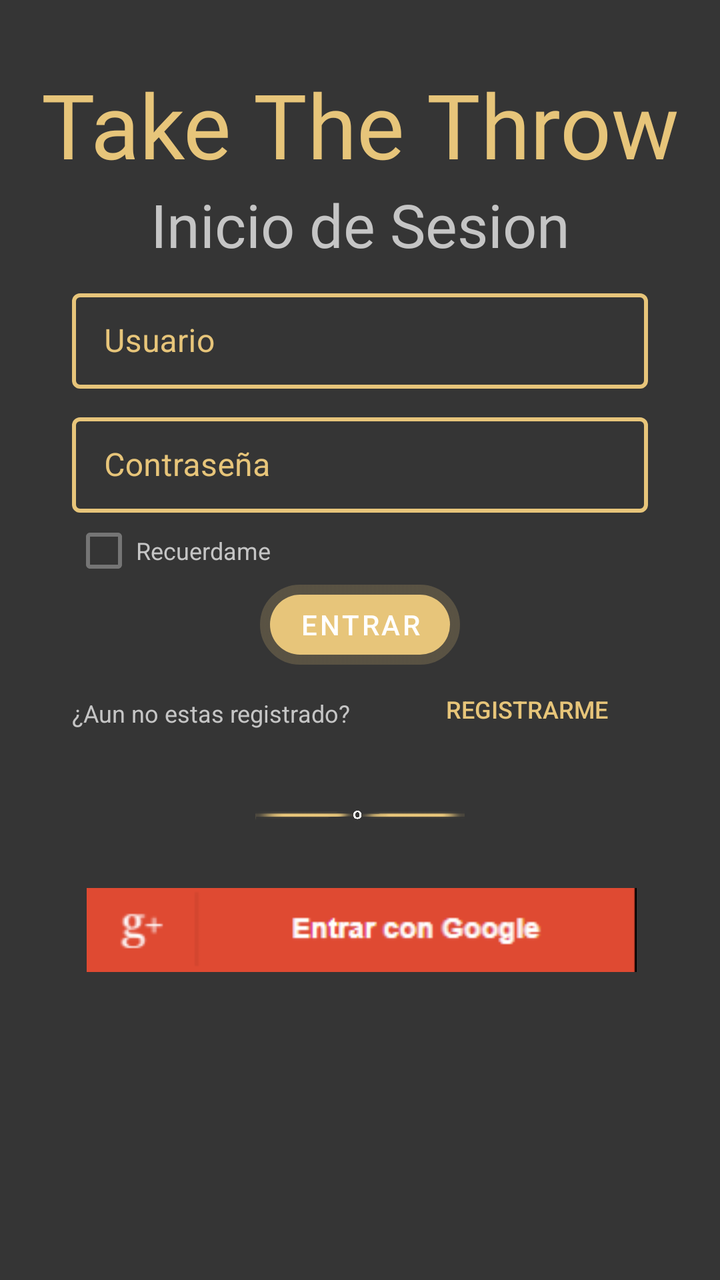
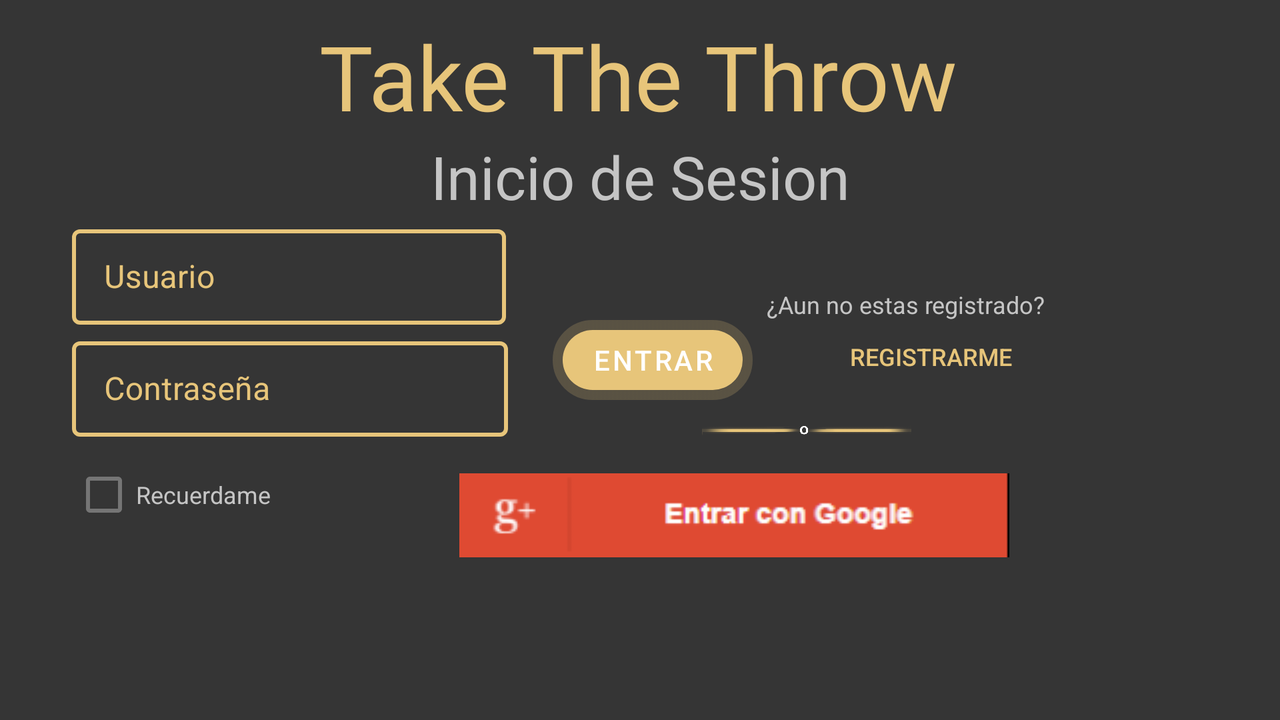

Two renders of one Android screen. The first uses the default layout on a phone; the second uses the alternative layout the repository ships for a different screen configuration, on a matching device. The two XML files are below.
<!-- AndroidManifest.xml: application theme Theme.Alvaro_Gordillo_Alumno_Tarea6 -->
<!-- res/layout/activity_login.xml -->
<?xml version="1.0" encoding="utf-8"?>
<androidx.constraintlayout.widget.ConstraintLayout xmlns:android="http://schemas.android.com/apk/res/android"
    xmlns:app="http://schemas.android.com/apk/res-auto"
    xmlns:tools="http://schemas.android.com/tools"
    android:layout_width="match_parent"
    android:layout_height="match_parent"
    android:background="@color/Fondo"
    tools:context=".LoginActivity">

    <androidx.constraintlayout.widget.Guideline
        android:id="@+id/gdlStart"
        android:layout_width="wrap_content"
        android:layout_height="wrap_content"
        android:orientation="vertical"
        app:layout_constraintGuide_begin="36dp" />

    <androidx.constraintlayout.widget.Guideline
        android:id="@+id/gdlEnd"
        android:layout_width="wrap_content"
        android:layout_height="wrap_content"
        android:orientation="vertical"
        app:layout_constraintGuide_end="36dp" />

    <ImageView
        android:id="@+id/image_kenFondo"
        android:layout_width="503dp"
        android:layout_height="642dp"
        android:contentDescription="TODO"
        app:layout_constraintEnd_toEndOf="parent"
        app:layout_constraintHorizontal_bias="0.497"
        app:layout_constraintStart_toStartOf="parent"
        app:layout_constraintTop_toTopOf="parent"
        app:srcCompat="@drawable/kenfondo_login" />

    <TextView
        android:id="@+id/txt_Login_Title"
        android:layout_width="wrap_content"
        android:layout_height="wrap_content"
        android:layout_marginTop="32dp"
        android:fontFamily="@font/bigshouldersstenciltextsemibold"
        android:text="@string/SplashText"
        android:textColor="@color/SecundaryColor"
        android:textSize="45sp"
        app:layout_constraintEnd_toEndOf="parent"
        app:layout_constraintHorizontal_bias="0.497"
        app:layout_constraintStart_toStartOf="parent"
        app:layout_constraintTop_toTopOf="parent" />

    <TextView
        android:id="@+id/txt_Login_Subtitle"
        android:layout_width="wrap_content"
        android:layout_height="wrap_content"
        android:fontFamily="@font/bigshouldersstenciltextsemibold"
        android:text="@string/Login"
        android:textColor="@color/Gris"
        android:textSize="30sp"
        app:layout_constraintEnd_toStartOf="@+id/gdlEnd"
        app:layout_constraintStart_toStartOf="@+id/gdlStart"
        app:layout_constraintTop_toBottomOf="@+id/txt_Login_Title" />

    <com.google.android.material.textfield.TextInputLayout
        android:id="@+id/tie_Usuario_Registro"
        style="@style/LoginTextInputLayoutStyle"
        android:layout_width="0dp"
        android:layout_height="wrap_content"
        android:layout_marginTop="8dp"
        android:textColorHint="@color/SecundaryColor"
        app:hintTextAppearance="@style/TextAppearance.AppCompat.Body1"
        app:hintTextColor="@color/SecundaryColor"
        app:layout_constraintEnd_toStartOf="@+id/gdlEnd"
        app:layout_constraintHorizontal_bias="0.0"
        app:layout_constraintStart_toStartOf="@+id/gdlStart"
        app:layout_constraintTop_toBottomOf="@+id/txt_Login_Subtitle">

        <com.google.android.material.textfield.TextInputEditText
            android:layout_width="match_parent"
            android:layout_height="wrap_content"
            android:hint="@string/user_help_til"
            android:textColor="@color/SecundaryColor" />
    </com.google.android.material.textfield.TextInputLayout>


    <com.google.android.material.textfield.TextInputLayout
        android:id="@+id/tie_Contrasena"
        style="@style/LoginTextInputLayoutStyle"
        android:layout_width="0dp"
        android:layout_height="wrap_content"
        android:layout_marginTop="8dp"
        android:textColorHint="@color/SecundaryColor"
        app:hintTextAppearance="@style/TextAppearance.AppCompat.Body1"
        app:hintTextColor="@color/SecundaryColor"
        app:layout_constraintEnd_toStartOf="@+id/gdlEnd"
        app:layout_constraintHorizontal_bias="0.0"
        app:layout_constraintStart_toStartOf="@+id/gdlStart"
        app:layout_constraintTop_toBottomOf="@+id/tie_Usuario_Registro">

        <com.google.android.material.textfield.TextInputEditText
            android:layout_width="match_parent"
            android:layout_height="wrap_content"
            android:hint="@string/password_help_til"
            android:textColor="@color/SecundaryColor" />
    </com.google.android.material.textfield.TextInputLayout>

    <CheckBox
        android:id="@+id/cbox_Recordar"
        android:layout_width="128dp"
        android:layout_height="38dp"
        android:text="@string/cboxRecordar"
        android:textColor="@color/Gris"
        android:textSize="12sp"
        app:layout_constraintEnd_toStartOf="@+id/gdlEnd"
        app:layout_constraintHorizontal_bias="0.0"
        app:layout_constraintStart_toStartOf="@+id/gdlStart"
        app:layout_constraintTop_toBottomOf="@+id/tie_Contrasena" />

    <TextView
        android:id="@+id/textView"
        android:layout_width="182dp"
        android:layout_height="32dp"
        android:layout_marginTop="16dp"
        android:text="@string/pregunta_registro"
        android:textColor="@color/Gris"
        android:textSize="12sp"
        app:layout_constraintEnd_toStartOf="@+id/gdlEnd"
        app:layout_constraintHorizontal_bias="0.0"
        app:layout_constraintStart_toStartOf="@+id/gdlStart"
        app:layout_constraintTop_toBottomOf="@+id/bt_login" />

    <Button
        android:id="@+id/bt_registro"
        style="@style/Widget.AppCompat.Button.Borderless"
        android:layout_width="121dp"
        android:layout_height="36dp"
        android:layout_marginTop="4dp"
        android:onClick="showSingUp"
        android:text="@string/bt_registro"

        android:textColor="@color/SecundaryColor"
        android:textSize="12sp"
        app:layout_constraintEnd_toStartOf="@+id/gdlEnd"
        app:layout_constraintHorizontal_bias="1.0"
        app:layout_constraintStart_toStartOf="@+id/gdlStart"
        app:layout_constraintTop_toBottomOf="@+id/bt_login" />

    <ImageView
        android:id="@+id/image_o"
        android:layout_width="254dp"
        android:layout_height="59dp"
        app:layout_constraintEnd_toEndOf="parent"
        app:layout_constraintStart_toStartOf="parent"
        app:layout_constraintTop_toBottomOf="@+id/textView"
        app:srcCompat="@drawable/o_login" />

    <ImageButton
        android:id="@+id/image_google"
        android:layout_width="281dp"
        android:layout_height="51dp"
        app:layout_constraintEnd_toEndOf="parent"
        app:layout_constraintHorizontal_bias="0.512"
        app:layout_constraintStart_toStartOf="parent"
        app:layout_constraintTop_toBottomOf="@+id/image_o"
        app:srcCompat="@drawable/google" />

    <Button
        android:id="@+id/bt_login"
        android:layout_width="100dp"
        android:layout_height="40dp"
        android:layout_marginTop="36dp"
        android:background="@drawable/functional_button"
        android:onClick="showHome"
        android:text="@string/bt_login"
        app:layout_constraintEnd_toStartOf="@+id/gdlEnd"
        app:layout_constraintStart_toStartOf="@+id/gdlStart"
        app:layout_constraintTop_toBottomOf="@+id/tie_Contrasena" />

</androidx.constraintlayout.widget.ConstraintLayout>
<!-- resources referenced by this layout -->
<resources>
  <color name="Fondo">#353535</color>
  <color name="Gris">#C5C5C5</color>
  <color name="SecundaryColor">#e7c57a</color>
  <!-- drawable functional_button (drawable) -->
  <?xml version="1.0" encoding="utf-8"?>
  <selector xmlns:android="http://schemas.android.com/apk/res/android">
  <item>
      <shape xmlns:android="http://schemas.android.com/apk/res/android">
          <solid android:color="@color/SecundaryColor"/>
          <corners android:radius="100dp"/>
          <stroke android:color="@color/FondoTextInputLayouts" android:width="10dp"/>
      </shape>
  </item>
  
  </selector>
  <!-- drawable google: png bitmap (drawable, 4350 bytes) -->
  <!-- drawable o_login: png bitmap (drawable, 27765 bytes) -->
  <string name="Login">Inicio de Sesion</string>
  <string name="SplashText">Take The Throw</string>
  <string name="bt_login">Entrar</string>
  <string name="bt_registro">Registrarme</string>
  <string name="cboxRecordar">Recuerdame</string>
  <string name="password_help_til">Contraseña</string>
  <string name="pregunta_registro">¿Aun no estas registrado?</string>
  <string name="user_help_til">Usuario</string>
  <style name="LoginTextInputLayoutStyle" parent="Widget.MaterialComponents.TextInputLayout.OutlinedBox.Dense">
          <item name="boxStrokeColor">@color/SecundaryColor</item>
          <item name="boxStrokeWidth">2dp</item>
      </style>
  <style name="Theme.Alvaro_Gordillo_Alumno_Tarea6" parent="Theme.MaterialComponents.DayNight.DarkActionBar">
          
          <item name="colorPrimary">@color/SecundaryColor</item>
          <item name="colorPrimaryVariant">@color/FondoVariante</item>
          <item name="colorOnPrimary">@color/white</item>
          
          <item name="colorSecondary">@color/SecundaryColor</item>
          <item name="colorSecondaryVariant">@color/teal_700</item>
          <item name="colorOnSecondary">@color/black</item>
          
          <item name="android:statusBarColor" tools:targetApi="l">?attr/colorPrimaryVariant</item>
          <item name="windowNoTitle">true</item>
          
      </style>
  <color name="FondoTextInputLayouts">#34000000</color>
  <color name="FondoVariante">#222222</color>
  <color name="white">#FFFFFFFF</color>
  <color name="teal_700">#FF018786</color>
  <color name="black">#FF000000</color>
</resources>
<!-- res/layout-land/activity_login.xml (the repository's variant of the layout above) -->
<!-- drawn on the phone turned sideways -->
<?xml version="1.0" encoding="utf-8"?>
<androidx.constraintlayout.widget.ConstraintLayout xmlns:android="http://schemas.android.com/apk/res/android"
    xmlns:app="http://schemas.android.com/apk/res-auto"
    xmlns:tools="http://schemas.android.com/tools"
    android:layout_width="match_parent"
    android:layout_height="match_parent"
    android:background="@color/Fondo"
    tools:context=".LoginActivity">

    <androidx.constraintlayout.widget.Guideline
        android:id="@+id/gdlStart"
        android:layout_width="wrap_content"
        android:layout_height="wrap_content"
        android:orientation="vertical"
        app:layout_constraintGuide_begin="36dp" />

    <androidx.constraintlayout.widget.Guideline
        android:id="@+id/gdlEnd"
        android:layout_width="wrap_content"
        android:layout_height="wrap_content"
        android:orientation="vertical"
        app:layout_constraintGuide_end="36dp" />

    <ImageView
        android:id="@+id/image_kenFondo"
        android:layout_width="503dp"
        android:layout_height="642dp"
        android:contentDescription="TODO"
        app:layout_constraintEnd_toEndOf="parent"
        app:layout_constraintHorizontal_bias="0.497"
        app:layout_constraintStart_toStartOf="parent"
        app:layout_constraintTop_toTopOf="parent"
        app:srcCompat="@drawable/kenfondo_login" />

    <TextView
        android:id="@+id/txt_Login_Title"
        android:layout_width="wrap_content"
        android:layout_height="wrap_content"
        android:layout_marginTop="8dp"
        android:fontFamily="@font/bigshouldersstenciltextsemibold"
        android:text="@string/SplashText"
        android:textColor="@color/SecundaryColor"
        android:textSize="45sp"
        app:layout_constraintEnd_toEndOf="parent"
        app:layout_constraintHorizontal_bias="0.497"
        app:layout_constraintStart_toStartOf="parent"
        app:layout_constraintTop_toTopOf="parent" />

    <TextView
        android:id="@+id/txt_Login_Subtitle"
        android:layout_width="wrap_content"
        android:layout_height="wrap_content"
        android:fontFamily="@font/bigshouldersstenciltextsemibold"
        android:text="@string/Login"
        android:textColor="@color/Gris"
        android:textSize="30sp"
        app:layout_constraintEnd_toStartOf="@+id/gdlEnd"
        app:layout_constraintStart_toStartOf="@+id/gdlStart"
        app:layout_constraintTop_toBottomOf="@+id/txt_Login_Title" />

    <com.google.android.material.textfield.TextInputLayout
        android:id="@+id/tie_Usuario_Registro"
        style="@style/LoginTextInputLayoutStyle"
        android:layout_width="217dp"
        android:layout_height="56dp"
        android:textColorHint="@color/SecundaryColor"
        app:hintTextAppearance="@style/TextAppearance.AppCompat.Body1"
        app:hintTextColor="@color/SecundaryColor"
        app:layout_constraintEnd_toStartOf="@+id/gdlEnd"
        app:layout_constraintHorizontal_bias="0.0"
        app:layout_constraintStart_toStartOf="@+id/gdlStart"
        app:layout_constraintTop_toBottomOf="@+id/txt_Login_Subtitle">

        <com.google.android.material.textfield.TextInputEditText
            android:layout_width="match_parent"
            android:layout_height="wrap_content"
            android:hint="@string/user_help_til"
            android:textColor="@color/SecundaryColor" />
    </com.google.android.material.textfield.TextInputLayout>


    <com.google.android.material.textfield.TextInputLayout
        android:id="@+id/tie_Contrasena"
        style="@style/LoginTextInputLayoutStyle"
        android:layout_width="218dp"
        android:layout_height="56dp"
        android:textColorHint="@color/SecundaryColor"
        app:hintTextAppearance="@style/TextAppearance.AppCompat.Body1"
        app:hintTextColor="@color/SecundaryColor"
        app:layout_constraintEnd_toStartOf="@+id/gdlEnd"
        app:layout_constraintHorizontal_bias="0.0"
        app:layout_constraintStart_toStartOf="@+id/gdlStart"
        app:layout_constraintTop_toBottomOf="@+id/tie_Usuario_Registro">

        <com.google.android.material.textfield.TextInputEditText
            android:layout_width="match_parent"
            android:layout_height="wrap_content"
            android:hint="@string/password_help_til"
            android:textColor="@color/SecundaryColor" />
    </com.google.android.material.textfield.TextInputLayout>

    <CheckBox
        android:id="@+id/cbox_Recordar"
        android:layout_width="128dp"
        android:layout_height="38dp"
        android:layout_marginTop="8dp"
        android:text="@string/cboxRecordar"
        android:textColor="@color/Gris"
        android:textSize="12sp"
        app:layout_constraintEnd_toStartOf="@+id/gdlEnd"
        app:layout_constraintHorizontal_bias="0.0"
        app:layout_constraintStart_toStartOf="@+id/gdlStart"
        app:layout_constraintTop_toBottomOf="@+id/tie_Contrasena" />

    <TextView
        android:id="@+id/txt_Pregunta_registro"
        android:layout_width="182dp"
        android:layout_height="32dp"
        android:layout_marginTop="144dp"
        android:text="@string/pregunta_registro"
        android:textColor="@color/Gris"
        android:textSize="12sp"
        app:layout_constraintEnd_toStartOf="@+id/gdlEnd"
        app:layout_constraintHorizontal_bias="0.15"
        app:layout_constraintStart_toEndOf="@+id/bt_login"
        app:layout_constraintTop_toTopOf="parent" />

    <Button
        android:id="@+id/bt_registro"
        style="@style/Widget.AppCompat.Button.Borderless"
        android:layout_width="121dp"
        android:layout_height="36dp"
        android:layout_marginTop="160dp"

        android:onClick="showSingUp"
        android:text="@string/bt_registro"
        android:textColor="@color/SecundaryColor"
        android:textSize="12sp"
        app:layout_constraintEnd_toStartOf="@+id/gdlEnd"
        app:layout_constraintHorizontal_bias="0.27"
        app:layout_constraintStart_toEndOf="@+id/bt_login"
        app:layout_constraintTop_toTopOf="parent" />

    <ImageView
        android:id="@+id/image_o"
        android:layout_width="254dp"
        android:layout_height="59dp"
        android:layout_marginTop="188dp"
        app:layout_constraintEnd_toEndOf="parent"
        app:layout_constraintHorizontal_bias="0.0"
        app:layout_constraintStart_toStartOf="@+id/bt_login"
        app:layout_constraintTop_toTopOf="parent"
        app:srcCompat="@drawable/o_login" />

    <ImageButton
        android:id="@+id/image_google"
        android:layout_width="281dp"
        android:layout_height="51dp"
        android:layout_marginTop="232dp"
        app:layout_constraintEnd_toEndOf="parent"
        app:layout_constraintHorizontal_bias="0.631"
        app:layout_constraintStart_toStartOf="parent"
        app:layout_constraintTop_toTopOf="parent"
        app:srcCompat="@drawable/google" />

    <Button
        android:id="@+id/bt_login"
        android:layout_width="100dp"
        android:layout_height="40dp"
        android:layout_marginTop="160dp"
        android:background="@drawable/functional_button"
        android:onClick="showHome"
        android:text="@string/bt_login"
        app:layout_constraintEnd_toStartOf="@+id/gdlEnd"
        app:layout_constraintHorizontal_bias="0.089"
        app:layout_constraintStart_toEndOf="@+id/tie_Contrasena"
        app:layout_constraintTop_toTopOf="parent" />

</androidx.constraintlayout.widget.ConstraintLayout>
